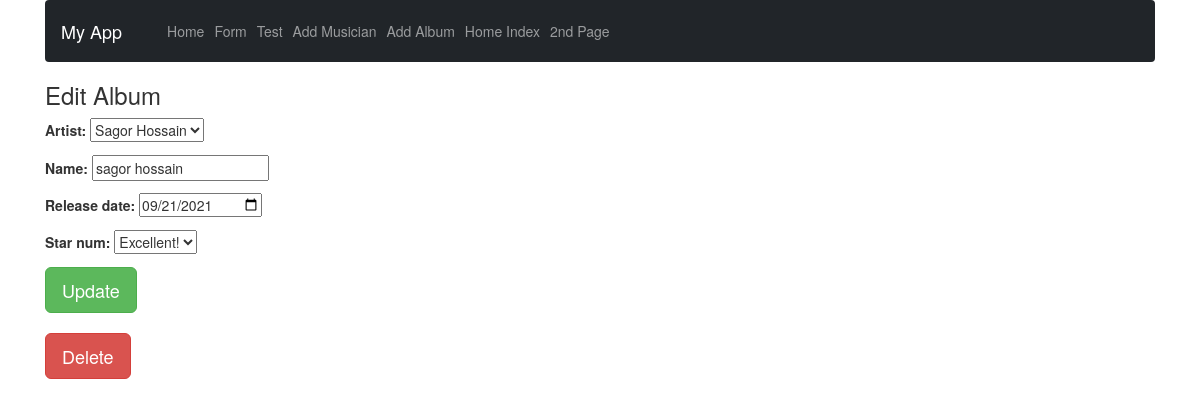
/edit_album/1/, run on the app's committed database.
### first_app/models.py (models this page shows, shortened)
class Album(models.Model):
    artist = models.ForeignKey(Musician, on_delete = models.CASCADE , related_name = 'album_list')
    name = models.CharField(max_length=100)
    release_date = models.DateField(default = None)
    rating = (
        (1, "Wrost"),
        (2, "Bad"),
        (3, "Not Bad"),
        (4, "Good"),
        (5, "Excellent!"),
    )
    star_num = models.IntegerField(choices=rating,default = None)

### first_app/views.py (the view)
# urls.py: path('edit_album/<int:album_id>/',views.edit_album, name='edit_album'),
def edit_album(request,album_id):
    album_info = Album.objects.get(pk=album_id)
    form = forms.AlbumForm(instance = album_info)
    diction = {}
    if request.method == 'POST':
        form = forms.AlbumForm(request.POST,instance = album_info)
        if form.is_valid():
            form.save(commit=True)
            diction.update({'success_text':'Successfully updated!'})
    diction.update({'edit_form':form})
    diction.update({'album_id':album_id})
    return render(request,'first_app/edit_album.html',context=diction)

### first_app/forms.py
class AlbumForm(forms.ModelForm):
    release_date = forms.DateField(widget=forms.TextInput(attrs={'type':'date'}))
    class Meta:
        model = models.Album
        fields = "__all__"

### first_app/models.py (called while the page is built)
    def __str__(self):
        return self.first_name + " "+self.last_name

### templates/first_app/edit_album.html (shortened to what this page needs)
{% extends "first_app/base.html" %}
{% block body_block %}
<h3>Edit Album</h3>
<form method = "POST">
    {{edit_form.as_p}}
    <input type="submit" name = "submit" value = "Update" class ="btn btn-lg btn-success">
</form>
<br>
<a href="{% url 'first_app:delete_album' album_id=album_id %}" class='btn btn-danger btn-lg' onclick="return confirm('Are You Sure To Delete')" >Delete</a>
{% endblock %}

### data on the page
Album: artist "Sagor Hossain", name "sagor hossain", release_date "09/21/2021", star_num "Excellent!"
